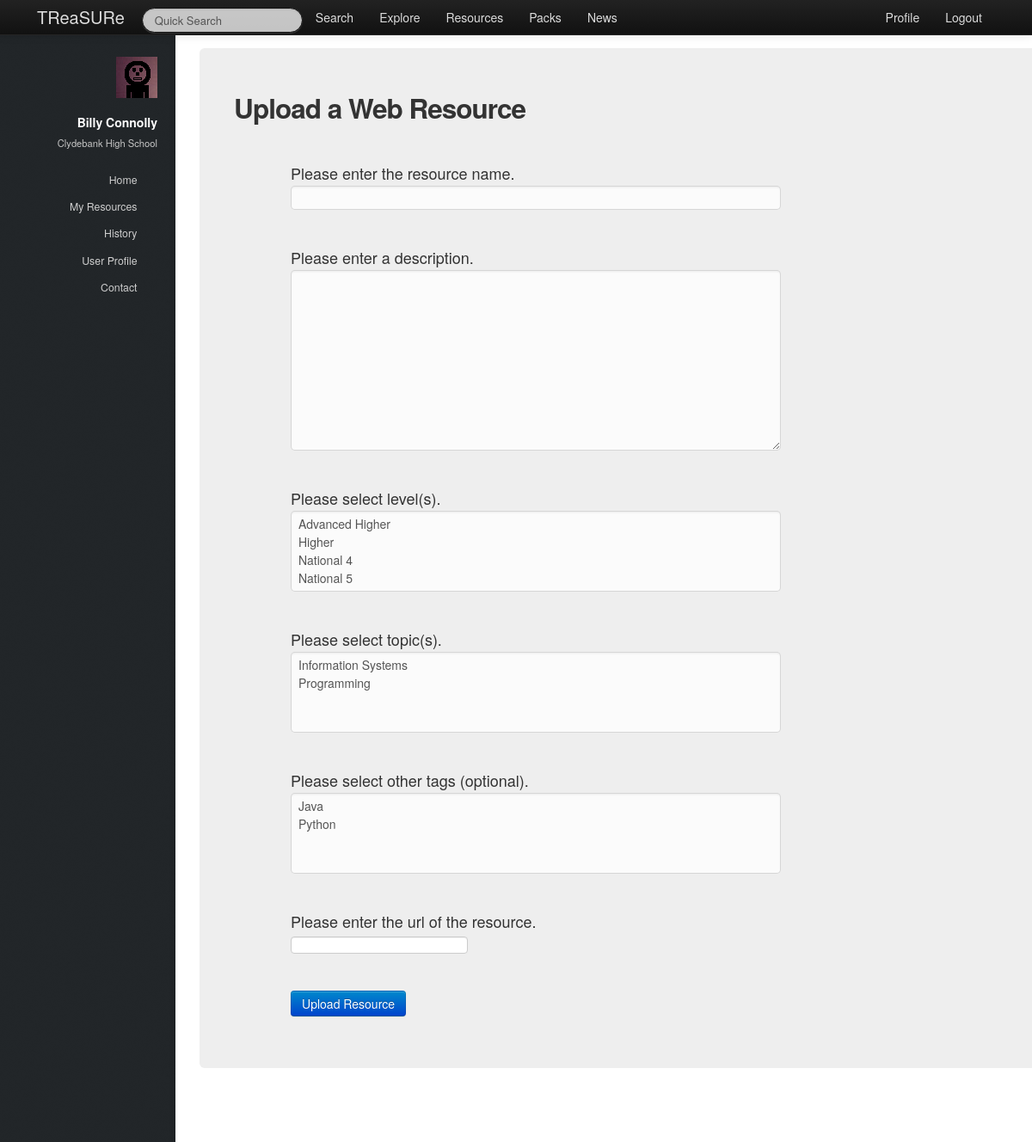
Screenshot of /treasure/add_web_resource/ (signed in) with the database file from the repository.
### treasure/models.py (models this page shows, shortened)
class Teacher(models.Model):
    user = models.OneToOneField(User)
    firstname = models.CharField(max_length=128)
    surname = models.CharField(max_length=128)
    school = models.ForeignKey(School, null=True)
    hubs = models.ManyToManyField(Hub, null=True)

class School(models.Model):
    name = models.CharField(max_length=128)
    town = models.CharField(max_length=128)
    address = models.TextField()
    latitude = models.FloatField()
    longitude = models.FloatField()
    def __unicode__(self):
        return self.name

### treasure/views.py (the view)
@login_required
def add_web_resource(request):
    context = RequestContext(request)
    if request.method == 'POST':
        resource_form = ResourceForm(request.POST)
        web_form = WebForm(request.POST)
        if resource_form.is_valid() and web_form.is_valid():
            resource = resource_form.save(commit=False)
            userid = request.user.id
            teacher = Teacher.objects.get(user = userid)
            resource.author = Teacher.objects.get(id = teacher.id)
            resource.save()
            tags =  resource_form.cleaned_data['level_tags'] | \
                    resource_form.cleaned_data['topic_tags'] | \
                    resource_form.cleaned_data['other_tags']
            for tag in tags:
                resource.tags.add(tag)
            resource.save()
            web = web_form.save(commit=False)
            web.resource = resource
            web.save()
            return resource_view(request, resource.id)
        else:
            print resource_form.errors
            print web_form.errors
    else:
        resource_form = ResourceForm()
        web_form = WebForm()
    context_dict = sidebar(request)
    context_dict['resource_form'] = resource_form
    context_dict['web_form'] = web_form
    return render_to_response('treasure/add_web_resource.html', context_dict, context)

### treasure/forms.py
class ResourceForm(forms.ModelForm):
    name = forms.CharField(max_length=128, help_text="Please enter the resource name.")
    description = forms.CharField(widget = forms.Textarea, help_text="Please enter a description.")
    tree = forms.CharField(widget = forms.HiddenInput(), required=False)
    user = forms.CharField(widget = forms.HiddenInput(), required=False)
    level_tags = forms.ModelMultipleChoiceField(queryset=Tag.objects.filter(type=0).order_by('name'),
                                                required=True, help_text="Please select level(s).")
    topic_tags = forms.ModelMultipleChoiceField(queryset=Tag.objects.filter(type=1).order_by('name'),
                                                required=True, help_text="Please select topic(s).")
    other_tags = forms.ModelMultipleChoiceField(queryset=Tag.objects.filter(type=2).order_by('name'),
                                                required=False, help_text="Please select other tags (optional).")
    class Meta:
        model = Resource
        fields = ('name','description', 'tree', 'user')
        exclude = []

class WebForm(forms.ModelForm):
    url = forms.URLField(max_length=128, help_text="Please enter the url of the resource.")
    class Meta:
        model = WebResource
        fields = ('url',)
        exclude = []

### treasure/models.py (called while the page is built)
    def __unicode__(self):
        return self.name

### treasure/views.py (called while the page is built)
def sidebar(request):
    context_dict = {}
    try:
        userid = request.user.id
        teacher = Teacher.objects.get(user = userid)
        context_dict['user_firstname'] = teacher.firstname
        context_dict['user_surname'] = teacher.surname
        context_dict['user_school'] = teacher.school
    except Teacher.DoesNotExist:
        context_dict['user_firstname'] = ""
        context_dict['user_surname'] = ""
        context_dict['school'] = ""
    return context_dict

### templates/treasure/add_web_resource.html (shortened to what this page needs)
{% extends 'treasure/base.html' %}
{% load static %}
{% block body_block %}
<div class="hero-unit">
    <h2>Upload a Web Resource</h2>
    <br/>
    <div class="container">
        <form class="span6" id="upload_form" method="post" action="/treasure/add_web_resource/">
            {% for field in resource_form.visible_fields %}
                {{ field.help_text }}<br/>
                {{ field }}<br/>
            {% endfor %}
            {% for field in web_form.visible_fields %}
                {{ field.help_text }}<br/>
                {{ field }}<br/>
            {% endfor %}
            <br/>
            <button class="btn btn-primary" type="submit" name="submit">Upload Resource</button>
        </form>
    </div>
</div>
{% endblock %}

### templates/treasure/base.html (shortened to what this page needs)
<!DOCTYPE html>
{% load static %}
<html>
    <head>
		<link rel="stylesheet" href="http://cdn.datatables.net/1.10.2/css/jquery.dataTables.min.css"></style>
        <link href="{% static 'css/bootstrap-fluid-adj.css' %}" rel="stylesheet">
        <link href="{% static 'sidebar/css/main.css' %}" rel="stylesheet">
        <link href="{% static 'css/bootstrap.min.css' %}" rel="stylesheet" media="screen">
        <link rel="stylesheet" href="http://getbootstrap.com/examples/sticky-footer-navbar/sticky-footer-navbar.css">
        <link href="{% static 'css/bootstrap-responsive.css' %}" rel="stylesheet">
        <link href="{% static 'css/treasure.css' %}" rel="stylesheet">
    </head>
    <body>
        <div class="navbar navbar-inverse navbar-fixed-top">
           <div class="navbar-inner">
               <div class="container">
                   <a class="brand" href="/treasure/">TReaSURe</a>
                   <div class="nav-collapse collapse">
                       <ul class="nav pull-right">
                            {% if user.is_authenticated %}
                                <li><a href="/treasure/profile">Profile</a></li>
                            	<li><a href="/treasure/logout">Logout</a></li>
                            {% else %}
                            	<li><a href="/treasure/login">Login</a></li>
                            	<li><a href="/treasure/register">Register</a></li>
                            {% endif %}
                       </ul>
                       <ul class="nav">
                       {% if user.is_authenticated %}
                           <form class="navbar-search pull-left" action="">
						 		<input class="search-query span2" placeholder="Quick Search" type="text">
						   </form>
                           <li><a href="/treasure/search">Search</a></li>
                           <li><a href="/treasure/explore">Explore</a></li>
                           <li><a href="/treasure/resources">Resources</a></li>
                           <li><a href="/treasure/packs">Packs</a></li>
                       {% endif %}
                           <li><a href="/treasure/about">News</a></li>
                       </ul>
                   </div>
               </div>
           </div>
        </div>
        <div>
				<div id="header">
					<div class="top">
                       {% if user.is_authenticated %}
							<div id="logo">
								<span class="image avatar48"><img src="{% static 'images/avatar.jpg' %}" alt="user avatar" /></span>
								<h1 id="title">{{ user_firstname }} {{ user_surname }}</h1>
								<p>{{ user_school }}</p>
							</div>
	                   {% endif %}
                        <nav id="nav">
							<ul>
								{% if user.is_authenticated %}
									<li><a href="/treasure/" id="home-link" class="skel-layers-ignoreHref"><span>Home</span></a></li>
									<li><a href="/treasure/resources" class="skel-layers-ignoreHref"><span>My Resources</span></a></li>
									<li><a href="/treasure/about" class="skel-layers-ignoreHref"><span>History</span></a></li>
									<li><a href="/treasure/profile" class="skel-layers-ignoreHref"><span>User Profile</span></a></li>
									<li><a href="#contact" class="skel-layers-ignoreHref"><span>Contact</span></a></li>
								{% else %}
									<li><a href="/treasure/login"><span>Login</span></a></li>
									<li><a href="/treasure/register" class="skel-layers-ignoreHref"><span>Register</span></a></li>
								{% endif %}
							</ul>
						</nav>
					</div>
				</div>
			<div id="main">
				<section id="MainPage">
                    <div class="container">
                        {% block body_block%}{% endblock%}
                    </div>
                </section>
            </div>
        </div>
    </body>
</html>

### static/css/treasure.css (style rules this page uses)
a { text-decoration:underline; }
.brand { text-decoration:none; }
form input[type="text"], form input[type="email"], form input[type="password"], form select, form textarea { height: auto !important; }
.hero-unit { padding: 40px; }
.navbar-inverse .brand,.navbar-inverse .nav>li>a { color:#ddd; }
.navbar-inverse .brand { color:#ddd; }
#nav ul li a { color: rgba(207, 207, 207, 1); }
#logo p { color: rgba(198, 198, 198, 1); }

### rows the page displays
Teacher: firstname "Billy", surname "Connolly"
School: name "Clydebank High School"

### other values shown
{{ field.help_text }} "Please enter the resource name." "Please enter a description." "Please select level(s)." "Please select topic(s)." "Please select other tags (optional)."
{{ field.help_text }} "Please enter the url of the resource."
